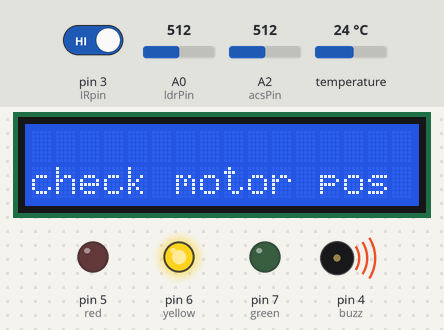
Simulated run of this sketch. Board: Arduino Uno, built with avr-gcc and run on an emulated ATmega328P. On the bench: 16×2 character LCD, output pins drawn as LEDs (lit = HIGH), buzzer (waves = sounding, pin HIGH). Inputs (shaded band) come from the test bench; at power-on: temperature 24 °C, pin 3 (IRpin) HIGH, A0 (ldrPin) = 512, A2 (acsPin) = 512. What the sketch prints to the serial monitor is not drawn.

Above: at 1.2 s.
1.3 s: temperature set to 28.2 °C
8.4 s: temperature set to 29.1 °C
At 14.2 s:
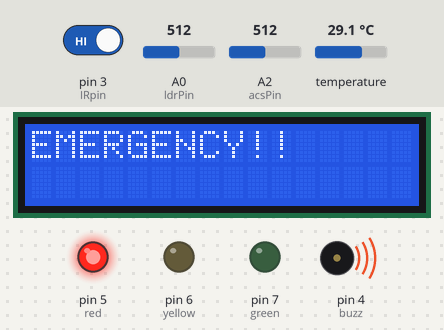
17.4 s: pin 3 (IRpin) driven LOW
At 19.8 s:
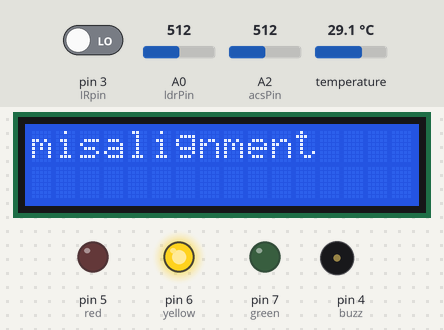
29.1 s: A0 (ldrPin) set to 790
35.9 s: A0 (ldrPin) set to 808
At 39.9 s:
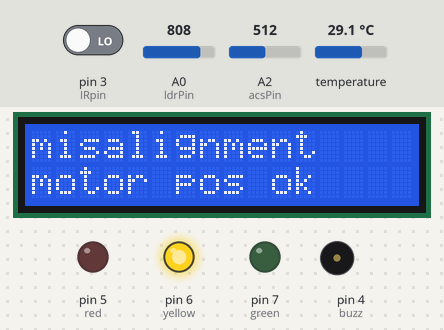
42.7 s: A0 (ldrPin) set to 979
49.5 s: A0 (ldrPin) set to 999
At 51.6 s:
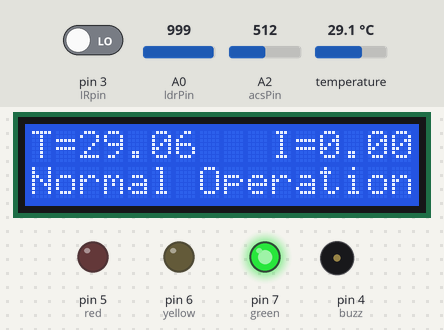
Timing chart, 0 to 53.1 s (numbered marks = the images above; inputs shaded):
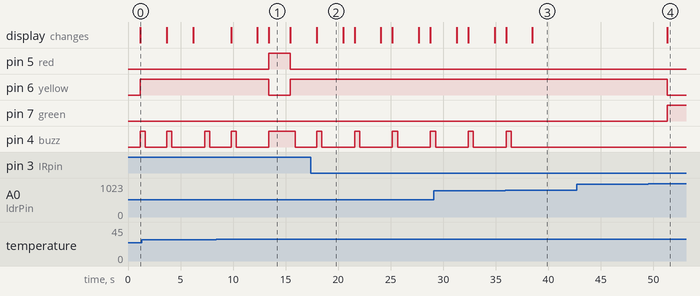

Measured:
- the behaviour switches between 28.5 and 28.6 °C on temperature (found by bisection; images 0 and 1)
- the behaviour switches between 799 and 800 on A0 (ldrPin) (found by bisection; images 2 and 3)
- the behaviour switches between 990 and 991 on A0 (ldrPin) (found by bisection; images 3 and 4)
- after the input at 8.4 s, pin 5 (red): LOW → HIGH after 5.0 s, → LOW 2.0 s later; pin 6 (yellow): HIGH → LOW after 5.0 s, → HIGH 2.0 s later; the display: first differs from a run without the input after 5.0 s (image 1)
- after the input at 17.4 s, pin 5 (red): stays LOW (without the input it goes to HIGH after 4.1 s); pin 6 (yellow): stays HIGH (without the input it goes to LOW after 4.1 s)
- after the input at 35.9 s, pin 4 (buzz): goes on until 36.5 s, then stays LOW
- after the input at 42.7 s, every drawn part: stays the same
- after the input at 49.5 s, pin 6 (yellow): HIGH → LOW after 1.8 s; pin 7 (green): LOW → HIGH after 1.8 s; the display: changes after 1.8 s (image 4)
- by itself, pin 4 (buzz): alternates HIGH for 0.50 s and LOW for 3.1 s

The sketch:

IoT_based_CBM.ino
```cpp
#include <Wire.h>
#include <LiquidCrystal_I2C.h>
#include <OneWire.h>
#include <DallasTemperature.h>

#define TEMP_WIRE_BUS 2
#define ldrPin A0
#define IRpin 3
#define red 5
#define yellow 6
#define green 7
#define buzz 4
#define acsPin A2
float current;

LiquidCrystal_I2C lcd(0x27, 16, 2);
OneWire oneWire(TEMP_WIRE_BUS);
DallasTemperature DS18B20(&oneWire);  //object for the temp sensor

float temp;

void setup()
{
  pinMode(buzz,OUTPUT);
  pinMode(red, OUTPUT);
  pinMode(yellow, OUTPUT);
  pinMode(green, OUTPUT);
  pinMode(IRpin, INPUT);
  pinMode(ldrPin, INPUT);
  Serial.begin(9600);
  DS18B20.begin();
  lcd.init();
  lcd.backlight();
}
void printTemp(){
  lcd.clear();
   lcd.setCursor(0,0);
  lcd.print("T=");
  lcd.setCursor(2,0);
  lcd.print(temp);
  }

void loop()

{
 //lcd.clear();
 int IRstatus=digitalRead(IRpin);
 int ldrValue = analogRead(ldrPin);
 Serial.print("ldrValue ");
 Serial.println(ldrValue);
 DS18B20.requestTemperatures();
 temp = DS18B20.getTempCByIndex(0); // Celcius
 Serial.println(temp);
 //printTemp();
 measureI();
   if (IRstatus==0 && ldrValue>990 && temp<30) //
   {
   lcd.clear();
   lcd.setCursor(0,0);
  lcd.print("T=");
  lcd.setCursor(2,0);
  lcd.print(temp);
    lcd.setCursor(10,0);
    lcd.print("I=");
    lcd.print(current);
    lcd.setCursor(0,1);
    lcd.print("Normal Operation");
    digitalWrite(red,LOW);
    digitalWrite(green,HIGH);
    digitalWrite(yellow,LOW);
    }
   if(IRstatus==1 && ldrValue<990 && temp>28.5)
   {
    lcd.clear();
    digitalWrite(green,LOW);
    digitalWrite(yellow,LOW);
    digitalWrite(red,HIGH);
    lcd.setCursor(0,0);
    lcd.print("EMERGENCY!!");
    digitalWrite(buzz,HIGH);
    delay(2000);
    lcd.setCursor(0,1);
    lcd.print("T=");
    lcd.print(temp);
    }
     if(IRstatus==1){
        lcd.setCursor(0,1);
    lcd.print("check motor pos");
    digitalWrite(yellow,HIGH);
    digitalWrite(green,LOW);
    digitalWrite(red,LOW);
    buzzer();
      }
   if(temp>30 || ldrValue<800 )
   {
     printTemp();
    if(temp>30){
      lcd.clear();
       lcd.setCursor(0,0);
    lcd.print("overheating");
    lcd.setCursor(0,1);
    lcd.print("temp=");
    lcd.print(temp);
     digitalWrite(yellow,HIGH);
    digitalWrite(green,LOW);
    digitalWrite(red,LOW);
    buzzer();
      }

if(ldrValue<880)
  {
    lcd.clear();
    lcd.setCursor(0,0);
    lcd.print("misalignment");
     digitalWrite(yellow,HIGH);
    digitalWrite(green,LOW);
    digitalWrite(red,LOW);
    buzzer();
     if(IRstatus==1){
        lcd.setCursor(0,1);
    lcd.print("check motor pos");
    digitalWrite(yellow,HIGH);
    digitalWrite(green,LOW);
    digitalWrite(red,LOW);
      }
if(IRstatus==0)
     {
    lcd.setCursor(0,1);
    lcd.print("motor pos ok");
     }
  }
    }

}
void buzzer(){
  digitalWrite(buzz,HIGH);
    delay(500);
    digitalWrite(buzz,LOW);
    delay(2000);
  }

void blinkYellow(){
     digitalWrite(yellow,HIGH);
     delay(500);
     digitalWrite(yellow,LOW);
     delay(500);
  }
void blinkRed(){
     digitalWrite(red,HIGH);
     delay(500);
     digitalWrite(red,LOW);
     delay(500);
  }
void measureI(){
  int adc = analogRead(acsPin);
  float voltage = adc*5/1023.0;
  float current = (voltage-2.5)/0.185;
  Serial.print("Current : ");
  Serial.println(current);
  delay(300);
  }
```
